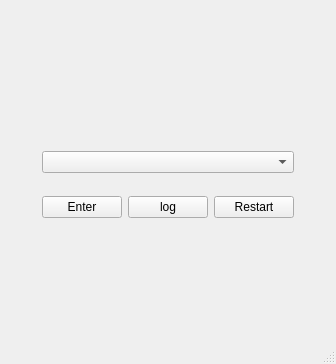
<?xml version="1.0" encoding="UTF-8"?>
<ui version="4.0">
 <class>MainWindow</class>
 <widget class="QMainWindow" name="MainWindow">
  <property name="geometry">
   <rect>
    <x>0</x>
    <y>0</y>
    <width>336</width>
    <height>364</height>
   </rect>
  </property>
  <property name="windowTitle">
   <string>MainWindow</string>
  </property>
  <widget class="QWidget" name="centralwidget">
   <layout class="QGridLayout" name="gridLayout">
    <item row="0" column="0">
     <layout class="QVBoxLayout" name="verticalLayout_3">
      <item>
       <spacer name="verticalSpacer">
        <property name="orientation">
         <enum>Qt::Vertical</enum>
        </property>
        <property name="sizeType">
         <enum>QSizePolicy::Expanding</enum>
        </property>
        <property name="sizeHint" stdset="0">
         <size>
          <width>20</width>
          <height>50</height>
         </size>
        </property>
       </spacer>
      </item>
      <item>
       <layout class="QVBoxLayout" name="verticalLayout_2">
        <item>
         <layout class="QHBoxLayout" name="horizontalLayout_2">
          <item>
           <spacer name="horizontalSpacer_4">
            <property name="orientation">
             <enum>Qt::Horizontal</enum>
            </property>
            <property name="sizeType">
             <enum>QSizePolicy::Expanding</enum>
            </property>
            <property name="sizeHint" stdset="0">
             <size>
              <width>50</width>
              <height>21</height>
             </size>
            </property>
           </spacer>
          </item>
          <item>
           <widget class="QLabel" name="label_2">
            <property name="minimumSize">
             <size>
              <width>300</width>
              <height>0</height>
             </size>
            </property>
            <property name="font">
             <font>
              <pointsize>11</pointsize>
             </font>
            </property>
            <property name="text">
             <string/>
            </property>
            <property name="alignment">
             <set>Qt::AlignCenter</set>
            </property>
           </widget>
          </item>
          <item>
           <spacer name="horizontalSpacer_5">
            <property name="orientation">
             <enum>Qt::Horizontal</enum>
            </property>
            <property name="sizeType">
             <enum>QSizePolicy::Expanding</enum>
            </property>
            <property name="sizeHint" stdset="0">
             <size>
              <width>50</width>
              <height>21</height>
             </size>
            </property>
           </spacer>
          </item>
         </layout>
        </item>
        <item>
         <layout class="QHBoxLayout" name="horizontalLayout_3">
          <item>
           <spacer name="horizontalSpacer_3">
            <property name="orientation">
             <enum>Qt::Horizontal</enum>
            </property>
            <property name="sizeType">
             <enum>QSizePolicy::Expanding</enum>
            </property>
            <property name="sizeHint" stdset="0">
             <size>
              <width>50</width>
              <height>21</height>
             </size>
            </property>
           </spacer>
          </item>
          <item>
           <layout class="QVBoxLayout" name="verticalLayout">
            <item>
             <widget class="QComboBox" name="comboBox"/>
            </item>
            <item>
             <spacer name="verticalSpacer_4">
              <property name="orientation">
               <enum>Qt::Vertical</enum>
              </property>
              <property name="sizeType">
               <enum>QSizePolicy::Maximum</enum>
              </property>
              <property name="sizeHint" stdset="0">
               <size>
                <width>20</width>
                <height>17</height>
               </size>
              </property>
             </spacer>
            </item>
            <item>
             <layout class="QHBoxLayout" name="horizontalLayout">
              <item>
               <widget class="QPushButton" name="pushButton">
                <property name="minimumSize">
                 <size>
                  <width>0</width>
                  <height>0</height>
                 </size>
                </property>
                <property name="maximumSize">
                 <size>
                  <width>80</width>
                  <height>16777215</height>
                 </size>
                </property>
                <property name="text">
                 <string>Enter</string>
                </property>
               </widget>
              </item>
              <item>
               <widget class="QPushButton" name="pushButton_4">
                <property name="maximumSize">
                 <size>
                  <width>80</width>
                  <height>16777215</height>
                 </size>
                </property>
                <property name="text">
                 <string>log</string>
                </property>
               </widget>
              </item>
              <item>
               <widget class="QPushButton" name="pushButton_3">
                <property name="maximumSize">
                 <size>
                  <width>80</width>
                  <height>16777215</height>
                 </size>
                </property>
                <property name="text">
                 <string>Restart</string>
                </property>
               </widget>
              </item>
             </layout>
            </item>
           </layout>
          </item>
          <item>
           <spacer name="horizontalSpacer_6">
            <property name="orientation">
             <enum>Qt::Horizontal</enum>
            </property>
            <property name="sizeType">
             <enum>QSizePolicy::Expanding</enum>
            </property>
            <property name="sizeHint" stdset="0">
             <size>
              <width>50</width>
              <height>21</height>
             </size>
            </property>
           </spacer>
          </item>
         </layout>
        </item>
       </layout>
      </item>
      <item>
       <spacer name="verticalSpacer_2">
        <property name="orientation">
         <enum>Qt::Vertical</enum>
        </property>
        <property name="sizeType">
         <enum>QSizePolicy::Expanding</enum>
        </property>
        <property name="sizeHint" stdset="0">
         <size>
          <width>20</width>
          <height>49</height>
         </size>
        </property>
       </spacer>
      </item>
     </layout>
    </item>
   </layout>
  </widget>
  <widget class="QStatusBar" name="statusbar"/>
 </widget>
 <resources/>
 <connections/>
</ui>
